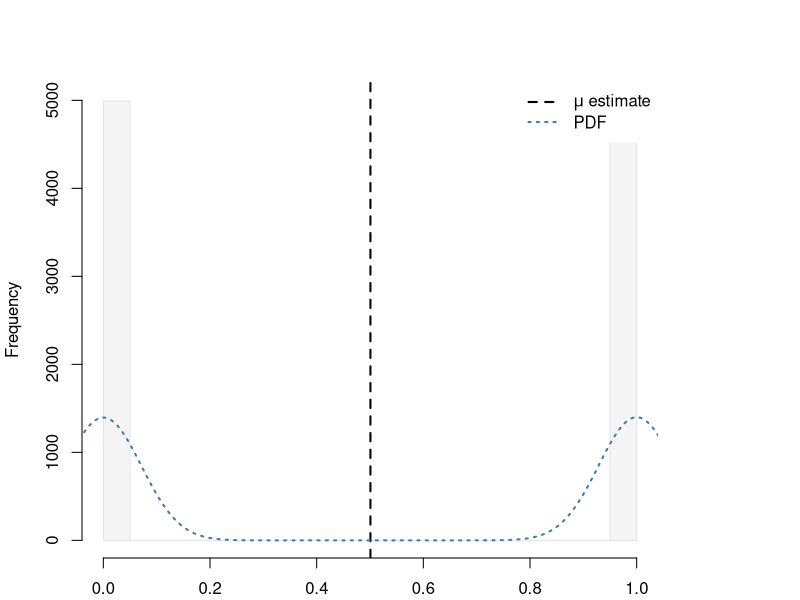

Reproduce this figure in R.
## ---- chunk 1
knitr::opts_chunk$set(echo = FALSE)
input <- list()
input$distribution_type <- "binomial"
input$bi_prob <- .5

## ---- chunk 2

    population_object <- list()
    
    if (input$distribution_type=="binomial"){
      
      p <- input$bi_prob

      population_object$pop_data <-  rbinom(10000, size = 1,
                              prob = input$bi_prob)
      
      population_object$pop_mju <- mean(population_object$pop_data)
      population_object$pop_sd <- sd(population_object$pop_data)
      population_object$density <- density(population_object$pop_data)
    } 
    
    par(mar= c(2.1,4.1,4.1,7.1))
    
    h<-hist(population_object$pop_data,
         breaks = "Sturges",
         col = "#f5f5f5",
         border = "#e3e3e3",
         freq=T,
         main = "",
         xlab = "Population value")
    
    abline(v = population_object$pop_mju, lwd = 2, lty = 2)
    
        density_est <- population_object$density
    
    lines(density_est$x,density_est$y*diff(h$mids[1:2])*
            length(population_object$pop_data),
          col = "#3b7db5", lwd = 2, lty = 3)
    
    legend(
      "topright", 
      legend = c(expression(paste(mu," estimate")), "PDF"),
      
      col = c("black","#3b7db5"),
      lty = c(2,3),
      lwd = c(2,2),
      box.col = "white"
    )

